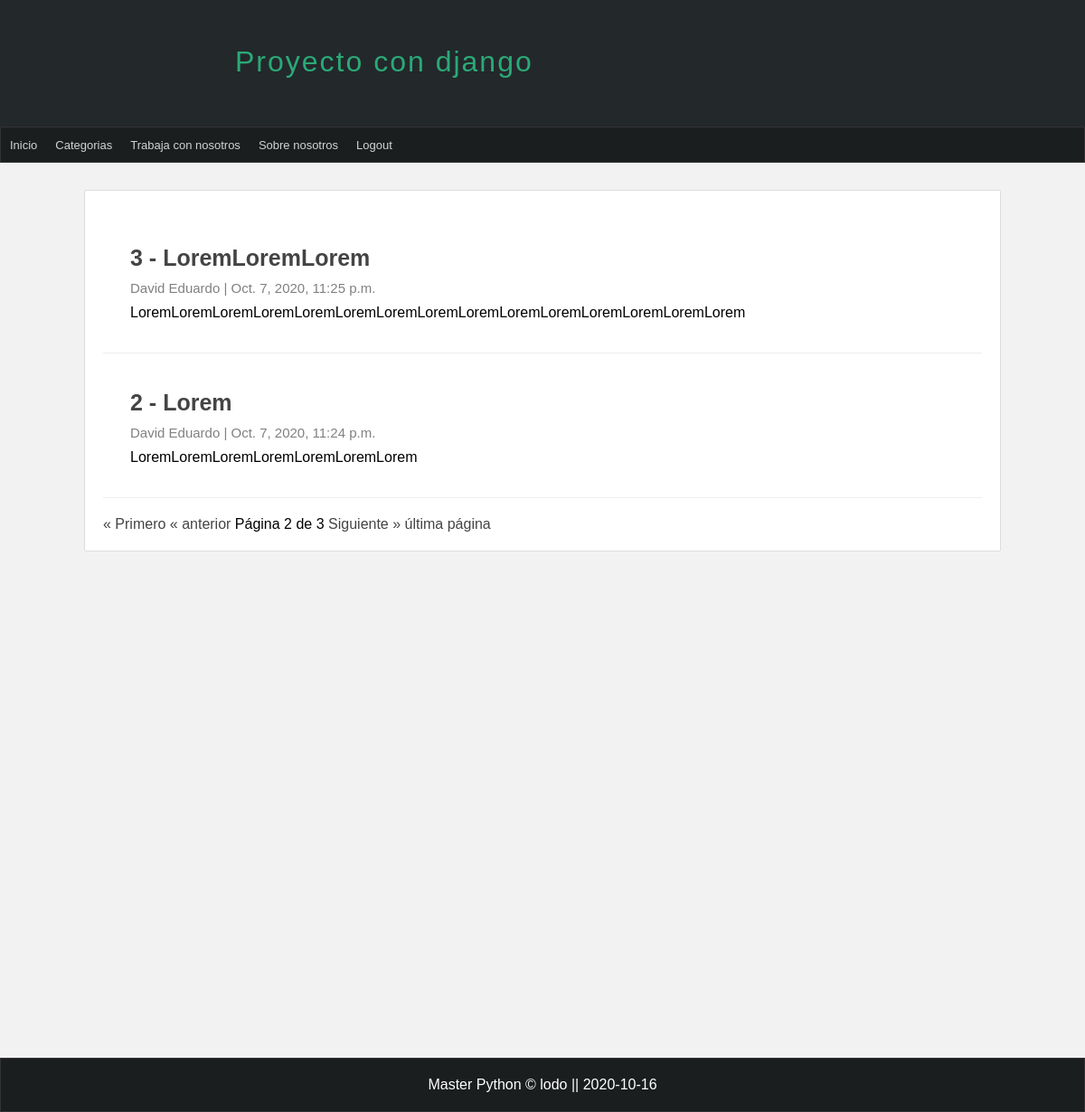
/articulos/?page=2 (signed in), run on the app's committed database.
### pages/models.py (models this page shows, shortened)
class Page(models.Model):
    title = models.CharField( max_length=50, verbose_name="Título")
    content = RichTextField(verbose_name="Contenido")
    slug = models.CharField(unique=True, max_length=144, verbose_name="URL amigable")
    order = models.IntegerField(default=0, verbose_name="Orden")
    visible = models.BooleanField(verbose_name="¿Visible?")
    create_at = models.DateTimeField(auto_now_add=True, verbose_name="Crado el")
    updated_at = models.DateTimeField(auto_now=True, verbose_name="Actualizado el")
    class Meta():
      verbose_name="Página"
      verbose_name_plural = "Páginas"

### blog/models.py (models this page shows, shortened)
class Article(models.Model):
    title = models.CharField(max_length=150, verbose_name="Titulo")
    content = RichTextField(verbose_name="Contenido")
    image = models.ImageField(default='null', verbose_name="Cover", upload_to="articles")
    public = models.BooleanField(verbose_name="¿Publicado?")
    user = models.ForeignKey(User,editable=False, verbose_name="Usuario", on_delete=models.CASCADE)
    categorys = models.ManyToManyField(Category, verbose_name="Categorias", blank=True, related_name="articles")
    created_at = models.DateTimeField(auto_now_add=True, verbose_name="Creado el")
    updated_at = models.DateTimeField(auto_now=True, verbose_name="Editado")
    class Meta:
        verbose_name = 'Articulo'
        verbose_name_plural = 'Articulos'
        ordering = ['-created_at']

### blog/views.py (the view)
# urls.py: path('articulos/', views.list , name='list_articles'),
@login_required(login_url='login')
def list(request):
    articles = Article.objects.all()
    paginator = Paginator(articles, 2)
    page = request.GET.get('page')
    page_articles = paginator.get_page(page)
    return render(request, 'articles/list.html', {
        'title': 'Articulos',
        'articles': page_articles
    })

### blog/context_processors.py (called while the page is built)
def get_categories(request):
    categories_in_use = Article.objects.filter(public=True).values_list('categorys', flat=True)
    categories = Category.objects.filter(id__in=categories_in_use).values_list('id', 'name')
    return {
        'categories': categories,
        'ids': categories_in_use
    }

### pages/context_processors.py (called while the page is built)
def get_pages(request):
    pages = Page.objects.filter(visible=True).order_by('order').values_list('id', 'title', 'slug')
    return {
        'pages': pages
    }

### blog/templates/articles/list.html (shortened to what this page needs)
{% extends 'layouts/layout.html' %}
{% block content %}
{% include 'articles/articles.html' %}
{% include 'articles/pagination.html' %}
{% endblock %}

### miapp/templates/layouts/layout.html (shortened to what this page needs)
<!DOCTYPE html>
<html lang="es">
  <head>
    {% load static %}
    <link
      rel="stylesheet"
      type="text/css"
      href="{% static 'css/style.css' %}"
    />
  </head>
  <body>
    <header>
      <div id="logo">
        <h1>Proyecto con django</h1>
      </div>
    </header>
    <nav>
      <ul>
        <li>
          <a href="{% url 'index' %}">Inicio</a>
        </li>
        {% if user.email %}
        <li>
          <a href="{% url 'list_articles' %}">Categorias</a>
        </li>
        {% for page in pages %}
        <li>
          <a href="{% url 'page' page.2 %}">{{page.1}}</a>
        </li>
        {% endfor %}
        <li>
          <a href="{% url 'logout' %}">Logout</a>
        </li>
        {% endif %}
      </ul>
    </nav>
    <div id="content">
      <div class="box">{% block content %} {% endblock %}</div>
    </div>
    <footer>Master Python &copy; lodo || {% now "Y-m-d" %}</footer>
  </body>
</html>

### blog/templates/articles/articles.html (shortened to what this page needs)
{% for article in articles %}
<article class="article-item">
  <div class="data">
    <h2>
      <a href="{% url 'article' article.id %}">
       {{article.id}} - {{article.title}}
      </a>
    </h2>
    <p>
    <p>
    <span>
    {{article.user.first_name}}
    {{article.user.last_name}}
    |
    {{article.created_at}}
    </span>
    <p>{{article.content|safe}}</p>
  </div>
</article>
{% endfor %}

### miapp/static/css/style.css (style rules this page uses)
* { margin: 0px; padding: 0px; font-family: Arial, Helvetica, sans-serif; text-decoration: none; }
body { background: #f2f2f2; }
.box p, .box h2, .box h3, .box ul { margin-top: 5px; margin-bottom: 5px; }
header { width: 100vw; height: 140px; background: #23282b; }
#logo { width: 60%; height: 130px; padding-top: 10px; margin: 0 auto; }
#logo h1 { display: block; float: left; letter-spacing: 2px; font-weight: 100; color: #2ba977; margin-top: 40px; margin-left: 20px; }
nav { width: 100vw; background: #1b1e1f; border: 1px solid #333; height: 40px; box-sizing: border-box; font-size: 13px; }
nav > ul { list-style: none; text-decoration: none; }
nav > ul > li { line-height: 40px; float: left; }
nav > ul > li > a { display: block; padding: 0 10px; color: #d1d4d6; transition: all 350ms; }
#content { width: 90vw; margin: 0 auto; min-height: 930px; margin-bottom: 30px; margin-top: 30px; }
.box { background: #fff; width: 90%; min-height: 100%; padding: 20px; border: 1px solid #ddd; border-radius: 2px; margin: 0 auto; }
.box a { color: #444; text-decoration: none; transition: all 250ms; }
.article-item { margin-top: 20px; margin-bottom: 20px; padding: 15px; border-bottom: 1px solid #eee; clear: both; }
.article-item .data { float: left; padding: 15px; padding-top: 0; }
.article-item h2 { display: block; font-size: 25px; color: #333; margin-bottom: 10px; }
.article-item span { display: block; font-size: 15px; color: gray; margin-bottom: 10px; }
footer { width: 100vw; background: #1b1e1f; border: 1px solid #333; box-sizing: border-box; color: #fff; text-align: center; padding-top: 20px; padding-bottom: 20px; }

### data on the page
Page: title "Trabaja con nosotros"
Page: title "Sobre nosotros"
Article: id "3", title "LoremLoremLorem", user.first_name "David", user.last_name "Eduardo", created_at "Oct. 7, 2020, 11:25 p.m.", content "LoremLoremLoremLoremLoremLoremLoremLoremLoremLoremLoremLoremLoremLoremLorem"
Article: id "2", title "Lorem", user.first_name "David", user.last_name "Eduardo", created_at "Oct. 7, 2020, 11:24 p.m.", content "LoremLoremLoremLoremLoremLoremLorem"

### other printed values
{{ articles.number }} "2"
{{ articles.paginator.num_pages }} "3"
